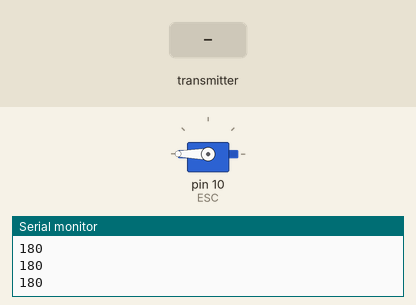
This sketch was run on a simulated Arduino Uno, built with avr-gcc and run on an emulated ATmega328P. Parts: servo, the last lines printed to the serial monitor. The inputs (shaded band) are chosen by the test bench. No radio packets arrive unless stated.

Above: at 3.2 s.
3.3 s: the transmitter starts sending joy1_X = 64
At 3.8 s:
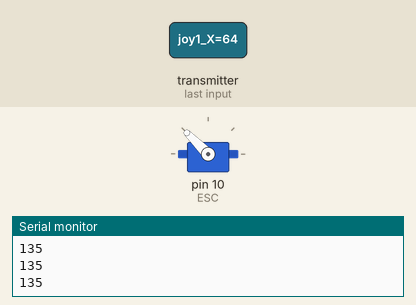
4.8 s: the transmitter starts sending joy1_X = 128
At 6.0 s:
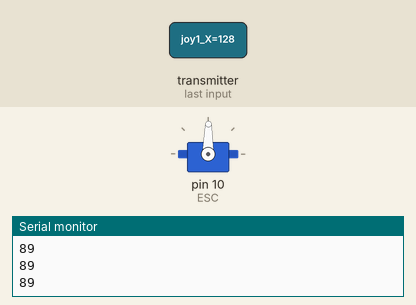
6.3 s: the transmitter starts sending joy1_X = 0
At 7.2 s:
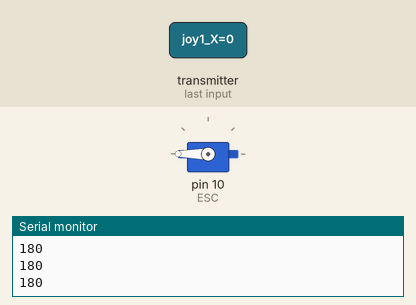
7.8 s: the transmitter starts sending joy1_X = 255
At 8.3 s:
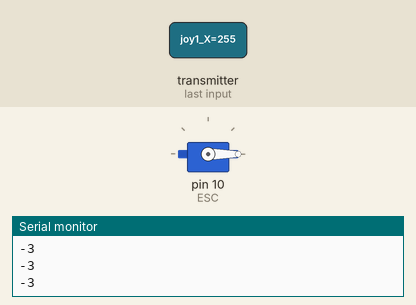
Timing chart, 0 to 10.3 s (numbered marks = the images above; inputs shaded):
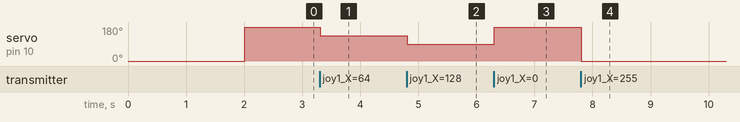

Measured:
- after the input at 3.3 s, servo on pin 10 (ESC): 180° → 135° at once
- after the input at 4.8 s, servo on pin 10 (ESC): 135° → 89° at once
- after the input at 6.3 s, servo on pin 10 (ESC): 89° → 180° at once
- after the input at 7.8 s, servo on pin 10 (ESC): 180° → 0° at once

The sketch:

Receiver.ino
```cpp
#include <SPI.h>
#include <Servo.h>
#include <nRF24L01.h>
#include <RF24.h>

RF24 radio(4, 5); // CE, CSN

const byte address[6] = "00001";

unsigned long lastReceiveTime = 0;
unsigned long currentTime = 0;

struct Data_Package {
  byte joy1_X;
  byte joy1_Y;
  byte j1Button;
};

Data_Package data;
Servo ESC;

void setup() {

  Serial.begin(9600);
  radio.begin();
  radio.openReadingPipe(0, address);
  radio.setAutoAck(false);
  radio.setPALevel(RF24_PA_HIGH);
  radio.setDataRate(RF24_250KBPS);
  radio.startListening();

  ESC.attach(10, 1000, 1200);
  ESC.write(0);
  delay(2000);

}

void loop() {
if (radio.available()) {
     radio.read(&data, sizeof(Data_Package));
    lastReceiveTime = millis();
  }


 int valor = map(data.joy1_X,0,255,180,-3);

  Serial.println(valor);

  ESC.write(valor);

}
```
